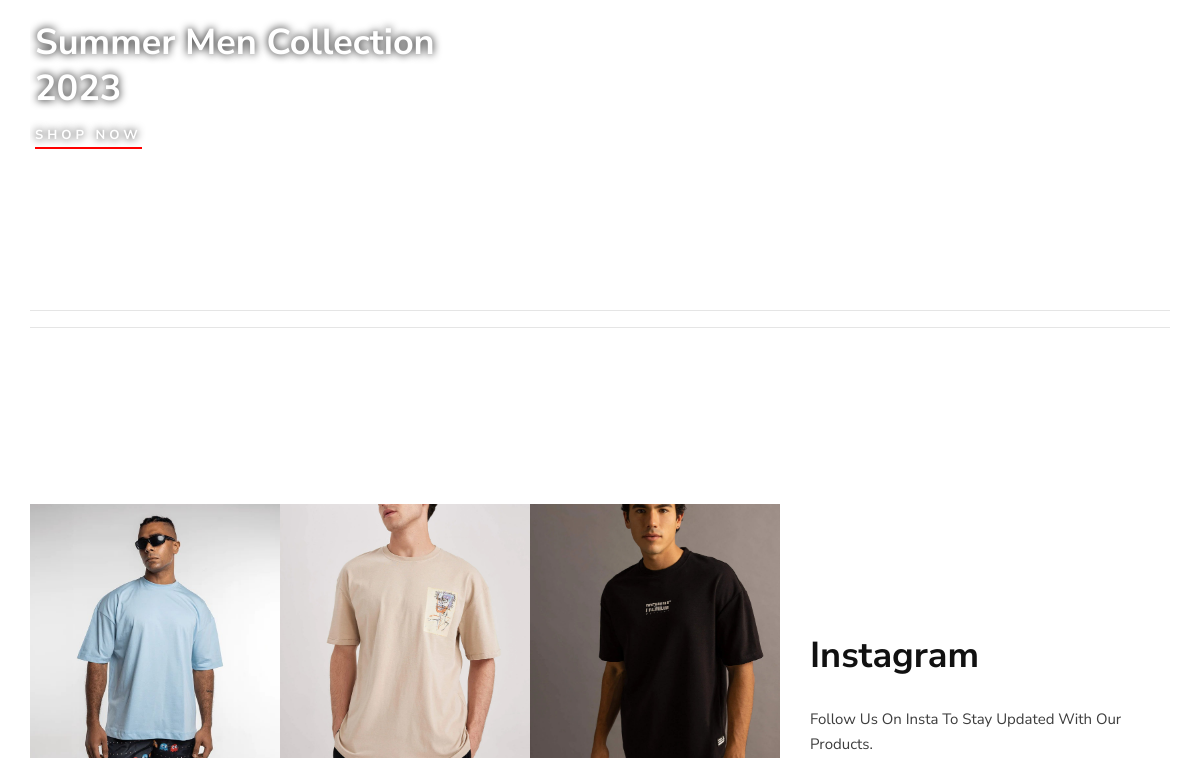
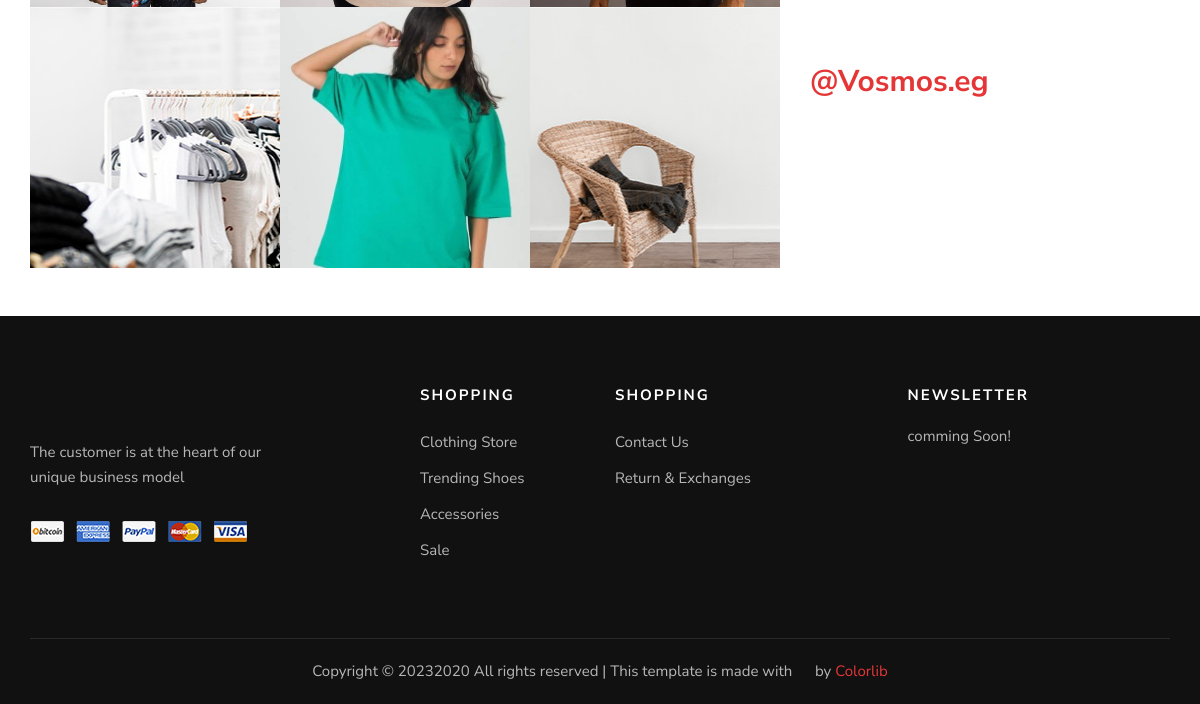
/ (lower part), run on an earlier commit of the app's database (2 pictures, top to bottom).
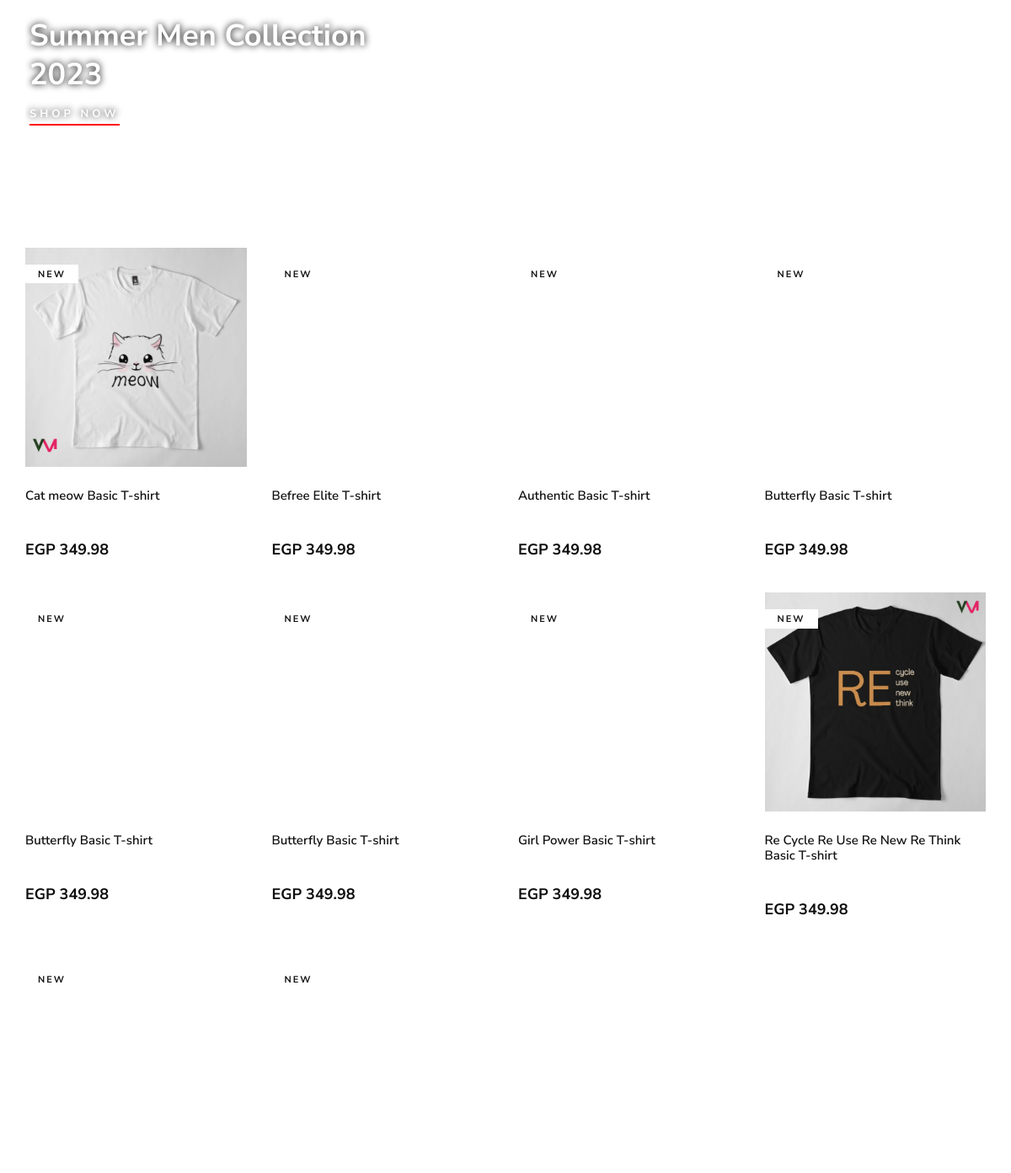
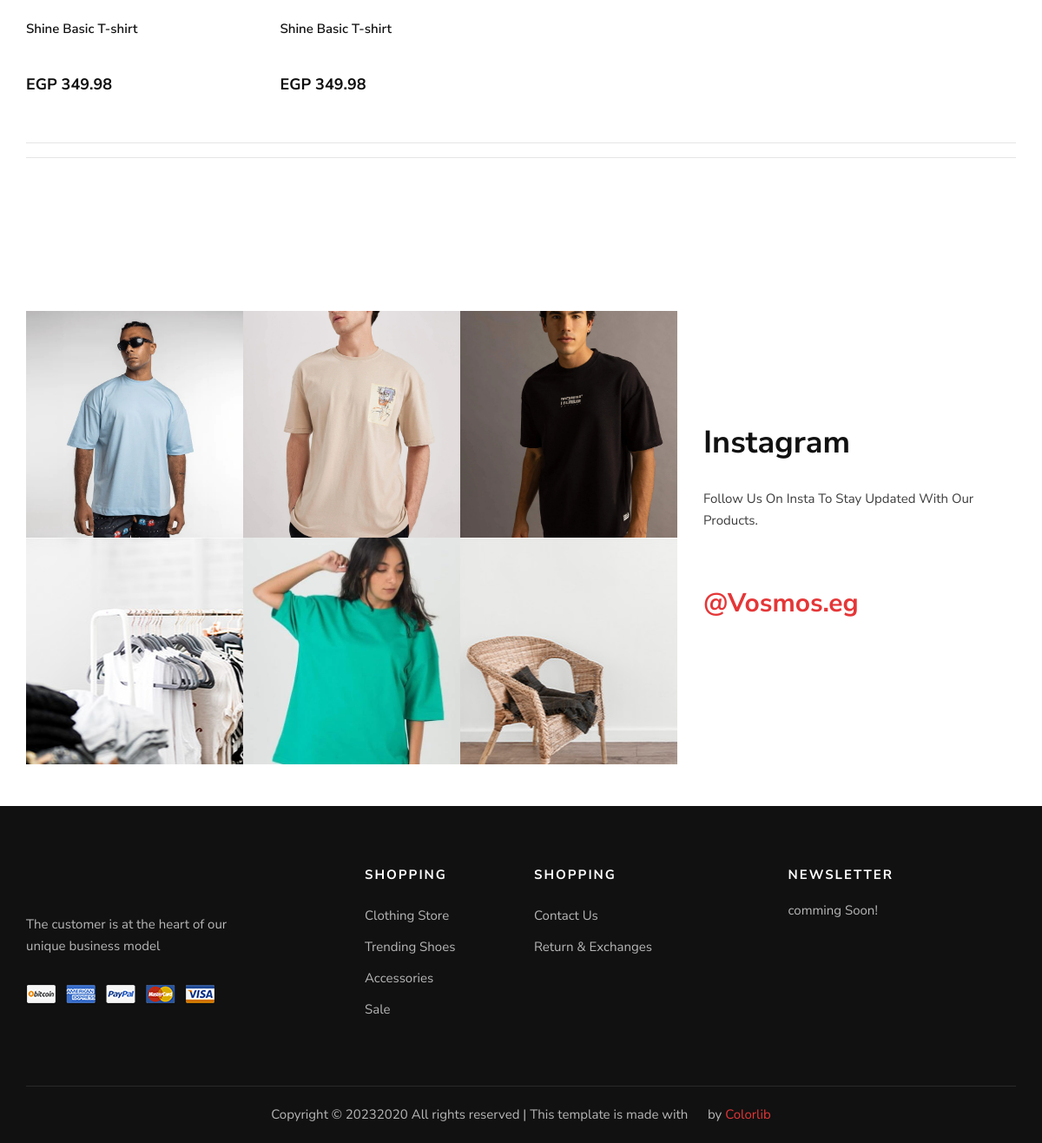
And on a later commit of the database (2 pictures, top to bottom).
### frontend/models.py (models this page shows)
class Product(models.Model):
    CATEGORY_CHOICES = (
        ('M', 'Men'),
        ('W', 'Women'),
        ('K', 'Kids'),
        ('A', 'Accessories'),
    )
    SUB_CATEGORY_CHOICES = (
    ('S', 'Shirt'),
    ('SW', 'Sport wear'),
    ('OW', 'Outwear')
    )
    LABEL_CHOICES = (
        ('NEW', 'primary'),
        ('BEST Seller', 'secondary'),
        ('N', '')
    )
    product_id = models.AutoField
    id = models.AutoField(primary_key=True, auto_created=True)
    product_name = models.CharField(max_length=50)
    category = models.ManyToManyField('Category', through='ProductCategory')
    label = models.CharField(choices=LABEL_CHOICES, max_length=11, default="")
    subcategory = models.CharField(choices= SUB_CATEGORY_CHOICES ,max_length=50, default="")
    price = models.FloatField(default=0)
    discount_price = models.FloatField(default=0)
    pub_date = models.DateField()
    image = models.ImageField(upload_to="static", default="", blank=True, null=True)
    material = models.CharField(max_length=50, default="Coton 100%")
    description = models.TextField(default="Are you looking for a t shirt that is comfortable, stylish and affordable? Look no further than our new collection of t shirts, designed to suit any occasion and personality. Whether you want to express your creativity, show your support for a cause, or simply enjoy a casual day out, we have the perfect t shirt for you. Our t shirts are made from high-quality cotton, which is soft, breathable and durable. They come in a variety of colors, sizes and designs, so you can find the one that matches your style and mood.  Our t shirts are easy to wash and care for, and they will not fade or shrink over time. They are also eco-friendly and ethically produced, so you can wear them with confidence and pride. Order your t shirt today and enjoy free shipping for orders over EGP 500. You will love how you look and feel in our t shirts, and so will everyone else. Don't miss this opportunity to get the best t shirt ever.")
    path = models.CharField(max_length=50, default="")
    def get_absolute_url(self):
        return f"/product_detail/{self.id}/"

### frontend/views.py (the view)
# urls.py: path('', views.index, name='index'),
def index(request):
    recently_viewed_product_ids = request.session.get('recently_viewed_products', [])
    recently_viewed_products = Product.objects.filter(id__in=recently_viewed_product_ids)
    products = Product.objects.all()[:10]
    return render(request, 'index.html', {
        'products': products,
        'recently_viewed_products': recently_viewed_products,
    })

### frontend/templates/index.html (shortened to what this page needs)
{% extends "layout.html" %}
{% load static %}
{% block body %}
<div class="cd-cart cd-cart--empty js-cd-cart">
    <div class="cd-cart__content">
    </div>
  </div>
  <section class="banner spad">
      <div class="container">
          <div class="row">
              <div class="col-lg-5">
                  <div class="banner__item banner__item--middle">
                      <div class="banner__item__text">
                          <h2>Summer Men Collection 2023</h2>
                          <a href="{% url 'show_products' 'W' %}">Shop now</a>
                      </div>
                  </div>
              </div>
              <div class="col-lg-7">
              </div>
          </div>
      </div>
  </section>
<section class="product spad">
    <div class="container">
        <div class="row">
            <div class="col-lg-12">
            </div>
        </div>
        <div class="row product__filter">
            {% for product in products %}
            <div class="col-lg-3 col-md-6 col-sm-6 col-6 mix new-arrivals">
                <div class="product__item">
                    <div class="product__item__pic set-bg" data-setbg="{% static product.path %}"
                        onclick="window.location.href='{{ product.get_absolute_url }}'">
                        {% if product.label != 'N' %}
                        <span class="label">{{ product.label }}</span>
                        {% endif %}
                    </div>
                    <div class="product__item__text">
                        <h6>{{ product.product_name }}</h6>
                        <div class="rating">
                            <i class="fa fa-star-o"></i>
                            <i class="fa fa-star-o"></i>
                            <i class="fa fa-star-o"></i>
                            <i class="fa fa-star-o"></i>
                            <i class="fa fa-star-o"></i>
                        </div>
                        <h5>EGP {{ product.price|floatformat:2 }}</h5>
                    </div>
                </div>
            </div>
            {% endfor %}
          </div>
          <hr />
          <hr />
      </div>
  </section>
  <section class="instagram spad">
      <div class="container">
          <div class="row">
              <div class="col-lg-8">
                  <div class="instagram__pic">
                      <div class="instagram__pic__item set-bg" data-setbg="{% static 'frontend/img/instagram/instagram-1.jpg' %}"></div>
                      <div class="instagram__pic__item set-bg" data-setbg="{% static 'frontend/img/instagram/instagram-2.jpg' %}"></div>
                      <div class="instagram__pic__item set-bg" data-setbg="{% static 'frontend/img/instagram/instagram-3.jpg' %}"></div>
                      <div class="instagram__pic__item set-bg" data-setbg="{% static 'frontend/img/instagram/instagram-4.jpg' %}"></div>
                      <div class="instagram__pic__item set-bg" data-setbg="{% static 'frontend/img/instagram/instagram-5.jpg' %}"></div>
                      <div class="instagram__pic__item set-bg" data-setbg="{% static 'frontend/img/instagram/instagram-6.jpg' %}"></div>
                  </div>
              </div>
              <div class="col-lg-4">
                  <div class="instagram__text">
                      <h2>Instagram</h2>
                      <p>Follow Us On Insta To Stay Updated With Our Products.</p>
                      <a href="https://www.instagram.com/vosmos.eg/"><h3>@Vosmos.eg</h3></a>
                  </div>
              </div>
          </div>
      </div>
  </section>
  <br>
  <br>
{% endblock %}

What changed in the data, as far as the page shows it:
added Product: shows a picture, label "NEW", product_name "Cat meow Basic T-shirt", price "349.98"
added Product: label "NEW", product_name "Befree Elite T-shirt", price "349.98"
added Product: label "NEW", product_name "Authentic Basic T-shirt", price "349.98"
added Product: label "NEW", product_name "Butterfly Basic T-shirt", price "349.98"
added Product: label "NEW", product_name "Butterfly Basic T-shirt", price "349.98"
added Product: label "NEW", product_name "Butterfly Basic T-shirt", price "349.98"
added Product: label "NEW", product_name "Girl Power Basic T-shirt", price "349.98"
added Product: shows a picture, label "NEW", product_name "Re Cycle Re Use Re New Re Think Basic T-shirt", price "349.98"
added Product: label "NEW", product_name "Shine Basic T-shirt", price "349.98"
added Product: label "NEW", product_name "Shine Basic T-shirt", price "349.98"
